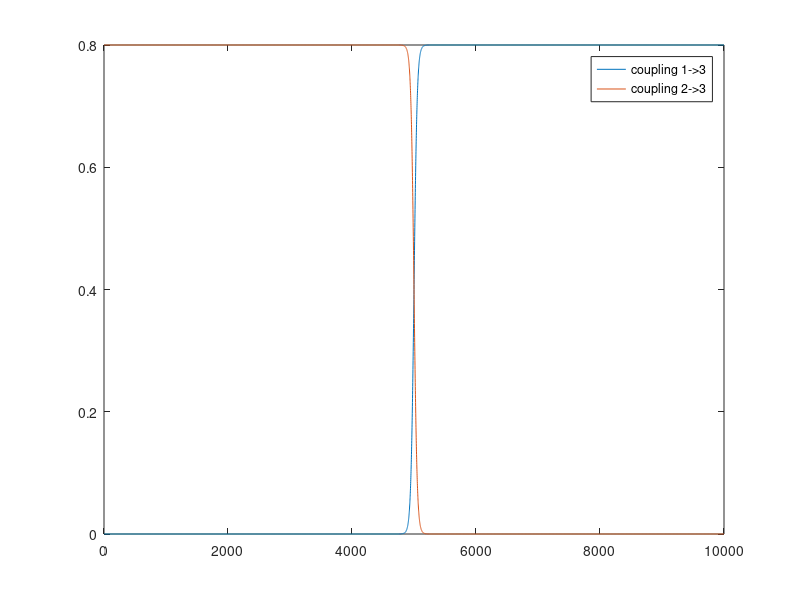

Source code (MATLAB): (Note: this script raises an error after producing the figure.)
%% first, construct oscillators

clear

ndisc = 1000;   % samples to discard
% Nl = 100000+ndisc; %5000;
% Nr = 1; %100;
Nl = 10000; %5000;
Nr = 1; %100;
q=3;
lag = [0 0 0;
       0 0 0;
       10 10 0];
       
SRATE = 128;
f1=10; f2=40;     % oscillation freqs
% c1=0.4; c2=0.8;    % coupling strength

tau = 100;           % damping time (samples)
beta = [0.04 0.04];  % smaller beta = smoother transition
c1max = 0.8;
c2max = 0.8;
c1 = c1max./(1+exp(-beta(1).*((1:Nl)-Nl/2)));
c2 = c2max./(1+exp(beta(2).*((1:Nl)-Nl/2)));

figure; plot(1:Nl,[c1;c2]);
legend('coupling 1->3','coupling 2->3');
vline(Nl,'--r');


a1 = 2*exp(-1/tau)*cos(2*pi*f1/SRATE);
a2 = 2*exp(-1/tau)*cos(2*pi*f2/SRATE);
b1 = -exp(-2/tau);
b2 = b1;

A1 = [a1    0; 
      0     a2];        
A2 = [b1    0; 
      0     b2];
A=[A1 A2];
C = eye(q-1);
% clear A1 A2 A50;


%% Build AR model
q = size(C,1);
data = zeros(q,Nl,Nr);
for tr=1:Nr
   data(:,:,tr) = arsim(zeros(1,q),A,C,[Nl Nr],ndisc)';
end
tmp = permute(data,[2 1 3]);    % time x chans x trials

%%
% filter processes (single trial)
tmp(:,1) = eegfilt(data(1,:),SRATE,f1-0.1,f1+0.1,0,30)';  
tmp(:,2) = eegfilt(data(2,:),SRATE,f2-0.1,f2+0.1,0,30)';

% normalize
tmp = zscore(tmp);

% initialize third process
tmp(:,3) = zeros(size(tmp,1),1);
randvec=randn(size(tmp));

% construct third process
% x3(t) = c1(t)x1(t-k1) + c2(t)x2(t-k2)
tmp(1:max(lag(:)),3) = 0;

for t=max(lag(:))+1:Nl
    tmp(t,3) = c1(t)*tmp(t-lag(3,1),1)+c2(t)*(tmp(t-lag(3,2),2));  %+randvec(t-lag(3,2))
end
% tmp=tmp(ndisc+1:end,:,:);
    
eegplot(tmp','srate',SRATE);

%% Now create mixture model
noise_std = 1; %3
data = zeros(size(tmp,1),2,size(tmp,3));
data(:,1,:) = sum(tmp(:,[1 2],:),2)+noise_std*randn(size(tmp,1),size(tmp,3));   % y1 = x1 + x2 + noise
data(:,2,:) = tmp(:,3,:)+noise_std*randn(size(tmp,1),size(tmp,3));              % y2 = x3 + noise

eegplot(data','srate',SRATE);

%% plot the spectrum
figure; 
subplot(211); spectrogram(data(:,1),1000,900,4096,SRATE);
subplot(212); spectrogram(data(:,2),1000,900,4096,SRATE);

%% Now do the PDC